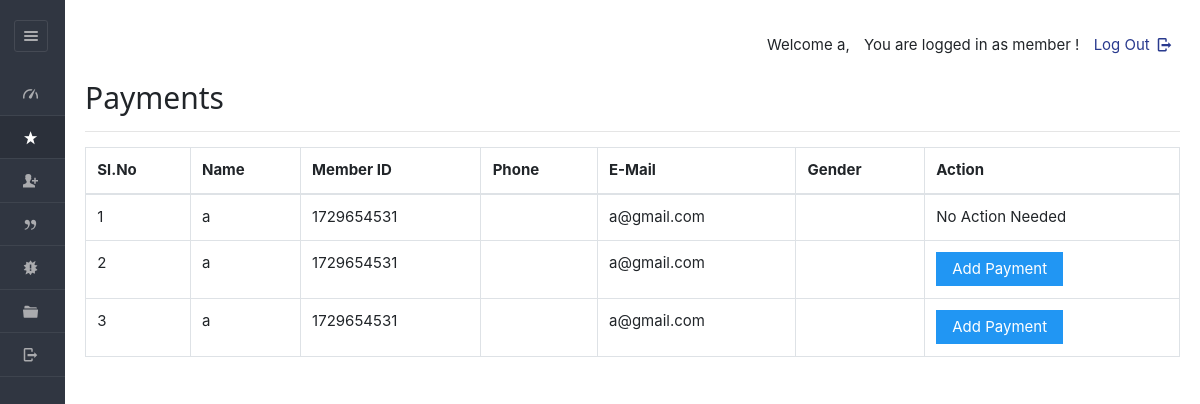
/dashboard/member/payments.php (signed in), run on an earlier commit of the app's database.
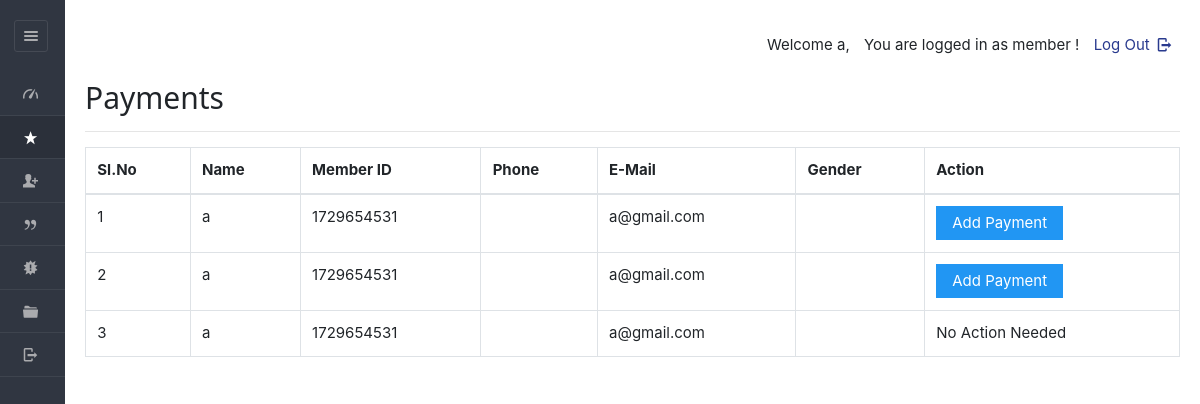
And on a later commit of the database.
### tables this page shows
CREATE TABLE `users` (
  `userid` varchar(20) NOT NULL,
  `pass_key` varchar(100) NOT NULL,
  `imageid` varchar(200) NOT NULL,
  `username` varchar(40) NOT NULL,
  `fullName` varchar(100) NOT NULL,
  `gender` varchar(8) NOT NULL,
  `mobile` varchar(20) NOT NULL,
  `email` varchar(200) NOT NULL,
  `dob` varchar(40) NOT NULL,
  `joining_date` varchar(40) NOT NULL,
  `hasApproved` varchar(10) DEFAULT NULL
);

### dashboard/member/payments.php (the view, shortened to what this page needs)
<?php
$current_user_id = $_SESSION['userid'];
?>
<!DOCTYPE html>
<html lang="en">
<head>
    <link rel="stylesheet" href="../../css/style.css" id="style-resource-5">
    <link rel="stylesheet" href="../../css/dashMain.css">
    <link rel="stylesheet" type="text/css" href="../../css/entypo.css">
    <link href="a1style.css" type="text/css" rel="stylesheet">
    <link rel="stylesheet" href="../../css/bootstrap.min.css">
	<link rel="stylesheet" href="../../css/dashboard/sidebar.css">
</head>
<body class="page-body page-fade" onload="collapseSidebar()">
    <div class="page-container sidebar-collapsed" id="navbarcollapse">
        <div class="sidebar-menu">
            <header class="logo-env">
                <div class="sidebar-collapse" onclick="collapseSidebar()">
                    <a href="#" class="sidebar-collapse-icon with-animation">
                        <i class="entypo-menu"></i>
                    </a>
                </div>
            </header>
            <?php include('nav.php'); ?>
        </div>
        <div class="main-content">
            <div class="row">
                <div class="col-md-6 col-sm-8 clearfix"></div>
                <div class="col-md-6 col-sm-4 clearfix hidden-xs">
                    <ul class="list-inline links-list pull-right">
                        <li>
                            <a href="logout.php">Log Out <i class="entypo-logout right"></i></a>
                        </li>
                    </ul>
                </div>
            </div>
            <h2>Payments</h2>
            <hr />
            <table class="table table-bordered">
                <thead>
                    <tr>
                        <th>Sl.No</th>
                        <th>Name</th>
                        <th>Member ID</th>
                        <th>Phone</th>
                        <th>E-Mail</th>
                        <th>Gender</th>
                        <th>Action</th>
                    </tr>
                </thead>
                <tbody>
                <?php
$query  = "SELECT * FROM enrolls_to WHERE userid = '$current_user_id' ORDER BY expire";
$result = mysqli_query($con, $query);
$sno    = 1;
if (mysqli_num_rows($result) > 0) {
    while ($row = mysqli_fetch_array($result, MYSQLI_ASSOC)) {
        $uid = $row['userid'];
        $planid = $row['planid'];
        $hasPaid = $row['hasPaid'];
        $query1 = "SELECT * FROM users WHERE userid='$uid'";
        $result1 = mysqli_query($con, $query1);
        if (mysqli_num_rows($result1) == 1) {
            while ($row1 = mysqli_fetch_array($result1, MYSQLI_ASSOC)) {
                echo "<tr><td>" . $sno . "</td>";
                echo "<td>" . $row1['username'] . "</td>";
                echo "<td>" . $row1['userid'] . "</td>";
                echo "<td>" . $row1['mobile'] . "</td>";
                echo "<td>" . $row1['email'] . "</td>";
                echo "<td>" . $row1['gender'] . "</td>";
                $sno++;
                if ($hasPaid === 'no') {
                    echo "<td>
                            <form action='make_payments.php' method='post'>
                                <input type='hidden' name='userID' value='" . $uid . "'/>
                                <input type='hidden' name='planID' value='" . $planid . "'/>
                                <input type='submit' class='a1-btn a1-blue' value='Add Payment' class='btn btn-info'/>
                            </form>
                          </td>";
                } else {
                    echo "<td>No Action Needed</td>";
                }
            }
        }
    }
} else {
    echo "<tr><td colspan='8'>No payment records found.</td></tr>";
}
?>
                </tbody>
            </table>
        </div>
    </body>
</html>

What changed in the data, as far as the page shows it:
changed enrolls_to (number 3 of 3 on the later page): moves down the list
